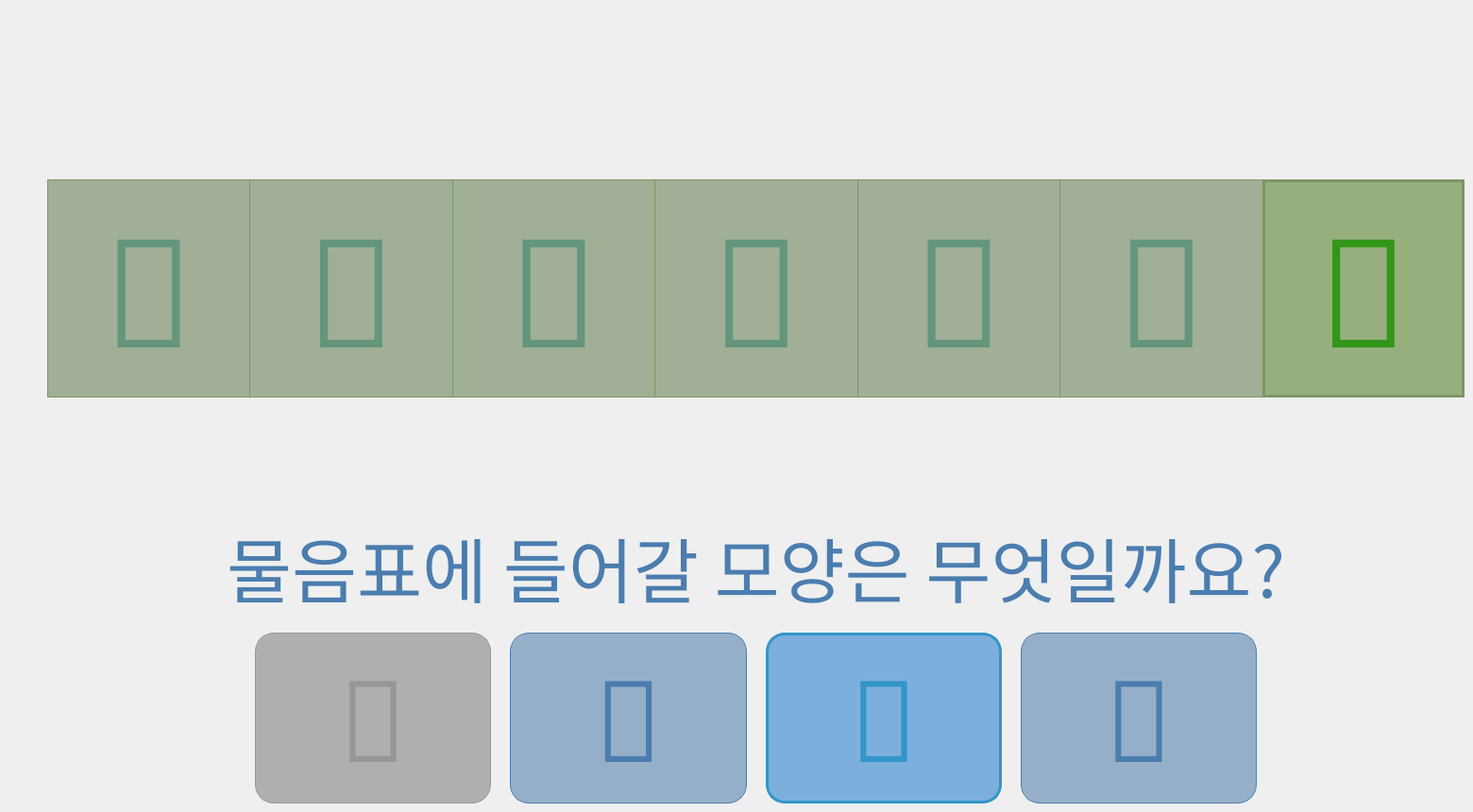
      <widget class="QWidget" name="patterns">
       <widget class="QWidget" name="horizontalLayoutWidget_20">
        <property name="geometry">
         <rect>
          <x>50</x>
          <y>190</y>
          <width>1501</width>
          <height>231</height>
         </rect>
        </property>
        <layout class="QHBoxLayout" name="patternBox">
         <property name="spacing">
          <number>0</number>
         </property>
         <item>
          <widget class="QLabel" name="ptt0">
           <property name="font">
            <font>
             <family>Symbols NF</family>
             <pointsize>120</pointsize>
            </font>
           </property>
           <property name="styleSheet">
            <string notr="true">color: rgb(100, 150, 125);
background-color: rgb(160, 175, 150);
border:1px solid rgb(125,150,100);
border-right:none;</string>
           </property>
           <property name="text">
            <string></string>
           </property>
           <property name="alignment">
            <set>Qt::AlignCenter</set>
           </property>
          </widget>
         </item>
         <item>
          <widget class="QLabel" name="ptt1">
           <property name="font">
            <font>
             <family>Symbols NF</family>
             <pointsize>120</pointsize>
            </font>
           </property>
           <property name="styleSheet">
            <string notr="true">color: rgb(100, 150, 125);
background-color: rgb(160, 175, 150);
border:1px solid rgb(125,150,100);
border-right:none;</string>
           </property>
           <property name="text">
            <string>󰝤</string>
           </property>
           <property name="alignment">
            <set>Qt::AlignCenter</set>
           </property>
          </widget>
         </item>
         <item>
          <widget class="QLabel" name="ptt2">
           <property name="font">
            <font>
             <family>Symbols NF</family>
             <pointsize>120</pointsize>
            </font>
           </property>
           <property name="styleSheet">
            <string notr="true">color: rgb(100, 150, 125);
background-color: rgb(160, 175, 150);
border:1px solid rgb(125,150,100);
border-right:none;</string>
           </property>
           <property name="text">
            <string>󰔶</string>
           </property>
           <property name="alignment">
            <set>Qt::AlignCenter</set>
           </property>
          </widget>
         </item>
         <item>
          <widget class="QLabel" name="ptt3">
           <property name="font">
            <font>
             <family>Symbols NF</family>
             <pointsize>120</pointsize>
            </font>
           </property>
           <property name="styleSheet">
            <string notr="true">color: rgb(100, 150, 125);
background-color: rgb(160, 175, 150);
border:1px solid rgb(125,150,100);
border-right:none;</string>
           </property>
           <property name="text">
            <string></string>
           </property>
           <property name="alignment">
            <set>Qt::AlignCenter</set>
           </property>
          </widget>
         </item>
         <item>
          <widget class="QLabel" name="ptt4">
           <property name="font">
            <font>
             <family>Symbols NF</family>
             <pointsize>120</pointsize>
            </font>
           </property>
           <property name="styleSheet">
            <string notr="true">color: rgb(100, 150, 125);
background-color: rgb(160, 175, 150);
border:1px solid rgb(125,150,100);
border-right:none;</string>
           </property>
           <property name="text">
            <string></string>
           </property>
           <property name="alignment">
            <set>Qt::AlignCenter</set>
           </property>
          </widget>
         </item>
         <item>
          <widget class="QLabel" name="ptt5">
           <property name="font">
            <font>
             <family>Symbols NF</family>
             <pointsize>120</pointsize>
            </font>
           </property>
           <property name="styleSheet">
            <string notr="true">color: rgb(100, 150, 125);
background-color: rgb(160, 175, 150);
border:1px solid rgb(125,150,100);
border-right:none;</string>
           </property>
           <property name="text">
            <string>󰝤</string>
           </property>
           <property name="alignment">
            <set>Qt::AlignCenter</set>
           </property>
          </widget>
         </item>
         <item>
          <widget class="QLabel" name="pttQ">
           <property name="font">
            <font>
             <family>Symbols NF</family>
             <pointsize>120</pointsize>
            </font>
           </property>
           <property name="styleSheet">
            <string notr="true">color: rgb(50, 150, 25);
background-color: rgb(150, 175, 125);
border:3px solid rgb(125,150,100);</string>
           </property>
           <property name="text">
            <string></string>
           </property>
           <property name="alignment">
            <set>Qt::AlignCenter</set>
           </property>
          </widget>
         </item>
        </layout>
       </widget>
       <widget class="QWidget" name="horizontalLayoutWidget_8">
        <property name="geometry">
         <rect>
          <x>270</x>
          <y>670</y>
          <width>1061</width>
          <height>181</height>
         </rect>
        </property>
        <layout class="QHBoxLayout" name="pttAnsBox">
         <property name="spacing">
          <number>20</number>
         </property>
         <item>
          <widget class="QPushButton" name="ptt_ans0">
           <property name="sizePolicy">
            <sizepolicy hsizetype="Minimum" vsizetype="Expanding">
             <horstretch>0</horstretch>
             <verstretch>0</verstretch>
            </sizepolicy>
           </property>
           <property name="font">
            <font>
             <family>Symbols NF</family>
             <pointsize>90</pointsize>
            </font>
           </property>
           <property name="styleSheet">
            <string notr="true">background-color:rgb(175, 175, 175);
color: rgb(150,150,150);
border:1px solid rgb(150,150,150);
border-radius:20px;</string>
           </property>
           <property name="text">
            <string></string>
           </property>
          </widget>
         </item>
         <item>
          <widget class="QPushButton" name="ptt_ans1">
           <property name="sizePolicy">
            <sizepolicy hsizetype="Minimum" vsizetype="Expanding">
             <horstretch>0</horstretch>
             <verstretch>0</verstretch>
            </sizepolicy>
           </property>
           <property name="font">
            <font>
             <family>Symbols NF</family>
             <pointsize>90</pointsize>
            </font>
           </property>
           <property name="styleSheet">
            <string notr="true">background-color:rgb(150, 175, 200);
color: rgb(75, 125, 175);
border:1px solid rgb(75,125,175);
border-radius:20px;</string>
           </property>
           <property name="text">
            <string>󰝤</string>
           </property>
          </widget>
         </item>
         <item>
          <widget class="QPushButton" name="ptt_ans2">
           <property name="sizePolicy">
            <sizepolicy hsizetype="Minimum" vsizetype="Expanding">
             <horstretch>0</horstretch>
             <verstretch>0</verstretch>
            </sizepolicy>
           </property>
           <property name="font">
            <font>
             <family>Symbols NF</family>
             <pointsize>90</pointsize>
            </font>
           </property>
           <property name="styleSheet">
            <string notr="true">background-color:rgb(125, 175, 220);
color: rgb(50, 150, 200);
border:3px solid rgb(50, 150, 200);
border-radius:20px;</string>
           </property>
           <property name="text">
            <string>󰔶</string>
           </property>
          </widget>
         </item>
         <item>
          <widget class="QPushButton" name="ptt_ans3">
           <property name="sizePolicy">
            <sizepolicy hsizetype="Minimum" vsizetype="Expanding">
             <horstretch>0</horstretch>
             <verstretch>0</verstretch>
            </sizepolicy>
           </property>
           <property name="font">
            <font>
             <family>Symbols NF</family>
             <pointsize>90</pointsize>
            </font>
           </property>
           <property name="styleSheet">
            <string notr="true">background-color:rgb(150, 175, 200);
color: rgb(75, 125, 175);
border:1px solid rgb(75,125,175);
border-radius:20px;</string>
           </property>
           <property name="text">
            <string>󰩃</string>
           </property>
          </widget>
         </item>
        </layout>
       </widget>
       <widget class="QLabel" name="pttQuestion">
        <property name="geometry">
         <rect>
          <x>110</x>
          <y>530</y>
          <width>1381</width>
          <height>141</height>
         </rect>
        </property>
        <property name="font">
         <font>
          <family>Mapo마포나루</family>
          <pointsize>56</pointsize>
         </font>
        </property>
        <property name="styleSheet">
         <string notr="true">color: rgb(75, 125, 175);</string>
        </property>
        <property name="text">
         <string>물음표에 들어갈 모양은 무엇일까요?</string>
        </property>
        <property name="alignment">
         <set>Qt::AlignCenter</set>
        </property>
       </widget>
      </widget>
